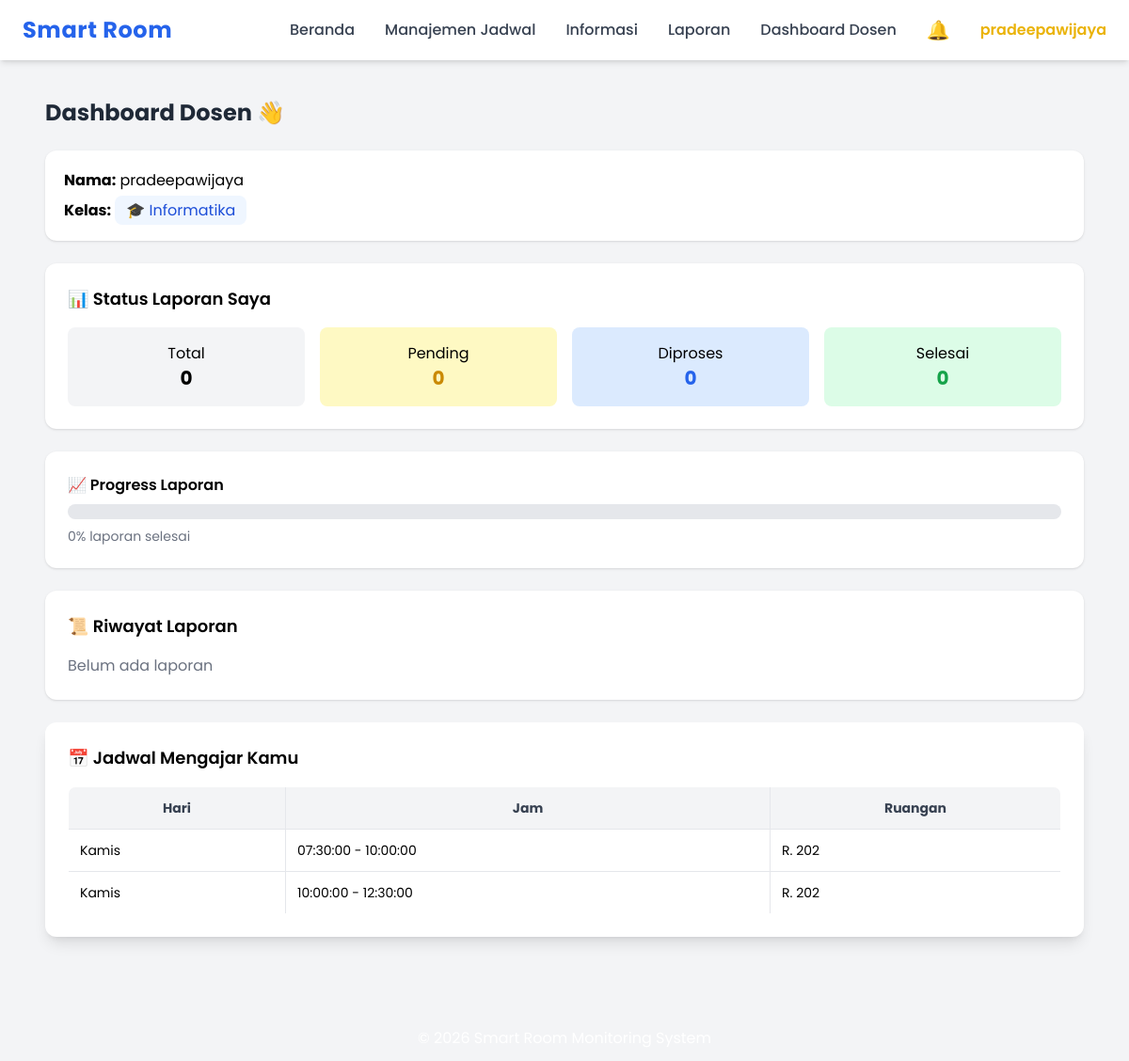
Page /index.php?menu=dashboard_dosen (signed in) on the committed database.
### tables this page shows
CREATE TABLE `dosen` (
  `id_dosen` int(11) NOT NULL,
  `id_user` int(11) DEFAULT NULL,
  `id_prodi` int(11) DEFAULT NULL,
  `nidn` varchar(20) DEFAULT NULL,
  `nama_dosen` varchar(100) DEFAULT NULL,
  `email` varchar(100) DEFAULT NULL
);

CREATE TABLE `prodi` (
  `id_prodi` int(11) NOT NULL,
  `id_fakultas` int(11) DEFAULT NULL,
  `nama_prodi` varchar(100) NOT NULL
);

CREATE TABLE `jadwal` (
  `id_jadwal` int(11) NOT NULL,
  `id_mk_prodi` int(11) DEFAULT NULL,
  `id_dosen` int(11) DEFAULT NULL,
  `id_ruangan` int(11) DEFAULT NULL,
  `id_kelas` int(11) DEFAULT NULL,
  `id_tahun_ajar` int(11) DEFAULT NULL,
  `hari` varchar(20) DEFAULT NULL,
  `jam_mulai` time DEFAULT NULL,
  `jam_selesai` time DEFAULT NULL
);

CREATE TABLE `ruangan` (
  `id_ruangan` int(11) NOT NULL,
  `id_gedung` int(11) DEFAULT NULL,
  `nama_ruangan` varchar(50) DEFAULT NULL,
  `kapasitas` int(11) DEFAULT NULL,
  `lantai` int(11) NOT NULL DEFAULT 1
);

### dosen/dashboard.php (the view, shortened to what this page needs)
<?php
include "config/koneksi.php";
$id_user = $_SESSION['id_user'];
$dosen = $conn->query("
    SELECT d.*, p.nama_prodi
    FROM dosen d
    LEFT JOIN prodi p ON d.id_prodi = p.id_prodi
    WHERE d.id_user = '$id_user'
")->fetch_assoc();
$id_dosen = $dosen['id_dosen'] ?? 0;
$data = $conn->query("
    SELECT j.*, r.nama_ruangan
    FROM jadwal j
    LEFT JOIN ruangan r ON j.id_ruangan = r.id_ruangan
    WHERE j.id_dosen = '$id_dosen'
    ORDER BY j.hari, j.jam_mulai
    LIMIT 5
");
$laporan = $conn->query("
SELECT
COUNT(*) as total,
SUM(status='pending') as pending,
SUM(status='proses') as proses,
SUM(status='selesai') as selesai
FROM laporan_fasilitas
WHERE id_user = '$id_user'
")->fetch_assoc();
$total = $laporan['total'] ?? 0;
$pending = $laporan['pending'] ?? 0;
$proses = $laporan['proses'] ?? 0;
$selesai = $laporan['selesai'] ?? 0;
$progress = ($total > 0) ? ($selesai / $total) * 100 : 0;
?>
<div class="p-6 space-y-6">
<h2 class="text-2xl font-bold text-gray-800">
Dashboard Dosen 👋
</h2>
<div class="bg-white p-5 rounded-xl shadow space-y-2">
<p><b>Nama:</b> <?= $_SESSION['username'] ?></p>
<?php if($dosen && $dosen['nama_prodi']){ ?>
<p>
<b>Kelas:</b>
<span class="bg-blue-50 text-blue-700 px-3 py-1 rounded-lg">
🎓 <?= $dosen['nama_prodi'] ?> </span>
</p>
<?php } else { ?>
<p class="text-red-500">⚠️ Kamu belum memiliki prodi</p>
<?php } ?>
</div>
<div class="bg-white p-6 rounded-xl shadow">
<h3 class="text-lg font-semibold mb-4">📊 Status Laporan Saya</h3>
<div class="grid md:grid-cols-4 gap-4 text-center">
    <div class="bg-gray-100 p-4 rounded-lg">
        <p>Total</p>
        <h2 class="text-xl font-bold"><?= $total ?></h2>
    </div>
    <div class="bg-yellow-100 p-4 rounded-lg">
        <p>Pending</p>
        <h2 class="text-xl font-bold text-yellow-600"><?= $pending ?></h2>
    </div>
    <div class="bg-blue-100 p-4 rounded-lg">
        <p>Diproses</p>
        <h2 class="text-xl font-bold text-blue-600"><?= $proses ?></h2>
    </div>
    <div class="bg-green-100 p-4 rounded-lg">
        <p>Selesai</p>
        <h2 class="text-xl font-bold text-green-600"><?= $selesai ?></h2>
    </div>
</div>
</div>
<div class="bg-white p-6 rounded-xl shadow">
<h3 class="font-semibold mb-2">📈 Progress Laporan</h3>
<div class="w-full bg-gray-200 rounded-full h-4">
</div>
<p class="text-sm text-gray-500 mt-2">
<?= round($progress) ?>% laporan selesai
</p>
</div>
<div class="bg-white p-6 rounded-xl shadow">
<h3 class="text-lg font-semibold mb-4">📜 Riwayat Laporan</h3>
<?php
$list = $conn->query("
SELECT * FROM laporan_fasilitas
WHERE id_user='$id_user'
ORDER BY tanggal DESC
");
?>
<?php if($list->num_rows > 0){ ?>
    <?php while($d = $list->fetch_assoc()){ ?>
    <div class="border-b py-3 flex justify-between">
        <div>
            <p class="font-semibold"><?= $d['judul'] ?></p>
            <p class="text-sm text-gray-500">
                <?= $d['tanggal'] ?>
            </p>
        </div>
        <div>
            <span class="
            px-3 py-1 rounded-full text-sm
            <?= $d['status']=='pending'?'bg-yellow-100 text-yellow-600':'' ?>
            <?= $d['status']=='proses'?'bg-blue-100 text-blue-600':'' ?>
            <?= $d['status']=='selesai'?'bg-green-100 text-green-600':'' ?>
            ">
            <?= $d['status'] ?>
            </span>
        </div>
    </div>
    <?php } ?>
<?php } else { ?>
<p class="text-gray-500">Belum ada laporan</p>
<?php } ?>
</div>
<div class="bg-white shadow-lg rounded-xl p-6">
<h3 class="text-lg font-semibold mb-4">
📅 Jadwal Mengajar Kamu
</h3>
<div class="overflow-x-auto">
<table class="w-full text-sm border rounded-lg overflow-hidden">
<tr class="bg-gray-100 text-gray-700">
    <th class="p-3 border">Hari</th>
    <th class="p-3 border">Jam</th>
    <th class="p-3 border">Ruangan</th>
</tr>
<?php if($data && $data->num_rows > 0): ?>
    <?php while($d = $data->fetch_assoc()): ?>
    <tr class="hover:bg-gray-50 transition">
        <td class="p-3 border"><?= $d['hari'] ?></td>
        <td class="p-3 border">
            <?= $d['jam_mulai'] ?> - <?= $d['jam_selesai'] ?>
        </td>
        <td class="p-3 border">
            <?= $d['nama_ruangan'] ?? '-' ?>
        </td>
    </tr>
    <?php endwhile; ?>
<?php endif; ?>
</table>
</div>
</div>
</div>

### index.php (style rules this page uses)
body { font-family:'Poppins',sans-serif; }

### rows in the picture
dosen: id_prodi.nama_prodi "Informatika"
jadwal: hari "Kamis", jam_mulai "07:30:00", jam_selesai "10:00:00", id_ruangan.nama_ruangan "R. 202"
jadwal: hari "Kamis", jam_mulai "10:00:00", jam_selesai "12:30:00", id_ruangan.nama_ruangan "R. 202"

### other values in the picture
$_SESSION['username'] "pradeepawijaya"
$total "0"
$pending "0"
$proses "0"
$selesai "0"
$progress "0"
